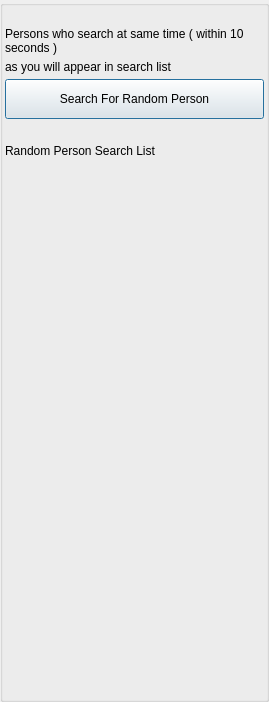
<?xml version="1.0" encoding="UTF-8"?>
<ui version="4.0">
 <class>AppletRandomConnectUi</class>
 <widget class="QDialog" name="AppletRandomConnectUi">
  <property name="geometry">
   <rect>
    <x>0</x>
    <y>0</y>
    <width>269</width>
    <height>702</height>
   </rect>
  </property>
  <property name="windowTitle">
   <string>Search</string>
  </property>
  <property name="windowIcon">
   <iconset>
    <normaloff>:/TruthOrDare/Resources/ic_people_normal.png</normaloff>:/TruthOrDare/Resources/ic_people_normal.png</iconset>
  </property>
  <layout class="QVBoxLayout" name="verticalLayout">
   <property name="spacing">
    <number>0</number>
   </property>
   <property name="leftMargin">
    <number>0</number>
   </property>
   <property name="topMargin">
    <number>0</number>
   </property>
   <property name="rightMargin">
    <number>0</number>
   </property>
   <property name="bottomMargin">
    <number>0</number>
   </property>
   <item>
    <widget class="QGroupBox" name="ItemsGroupBox">
     <property name="minimumSize">
      <size>
       <width>0</width>
       <height>0</height>
      </size>
     </property>
     <property name="title">
      <string/>
     </property>
     <layout class="QVBoxLayout" name="verticalLayout_2">
      <property name="spacing">
       <number>5</number>
      </property>
      <property name="leftMargin">
       <number>2</number>
      </property>
      <property name="topMargin">
       <number>2</number>
      </property>
      <property name="rightMargin">
       <number>2</number>
      </property>
      <property name="bottomMargin">
       <number>2</number>
      </property>
      <item>
       <widget class="QLabel" name="m_StatusLabel">
        <property name="text">
         <string notr="true"/>
        </property>
       </widget>
      </item>
      <item>
       <widget class="QLabel" name="m_SearchLabel">
        <property name="text">
         <string>Persons who search at same time ( within 10 seconds ) </string>
        </property>
        <property name="wordWrap">
         <bool>true</bool>
        </property>
       </widget>
      </item>
      <item>
       <widget class="QLabel" name="label_2">
        <property name="text">
         <string>as you will appear in search list</string>
        </property>
       </widget>
      </item>
      <item>
       <widget class="QPushButton" name="m_SerchButton">
        <property name="minimumSize">
         <size>
          <width>0</width>
          <height>40</height>
         </size>
        </property>
        <property name="text">
         <string>Search For Random Person</string>
        </property>
       </widget>
      </item>
      <item>
       <widget class="QLabel" name="m_SearchStatusLabel">
        <property name="font">
         <font>
          <pointsize>10</pointsize>
         </font>
        </property>
        <property name="text">
         <string/>
        </property>
       </widget>
      </item>
      <item>
       <widget class="QLabel" name="m_SearchForRandomPersonLabel">
        <property name="text">
         <string>Random Person Search List</string>
        </property>
       </widget>
      </item>
      <item>
       <widget class="FriendListWidget" name="m_FriendListWidget" native="true">
        <property name="sizePolicy">
         <sizepolicy hsizetype="Expanding" vsizetype="Expanding">
          <horstretch>0</horstretch>
          <verstretch>0</verstretch>
         </sizepolicy>
        </property>
       </widget>
      </item>
     </layout>
    </widget>
   </item>
  </layout>
 </widget>
 <customwidgets>
  <customwidget>
   <class>FriendListWidget</class>
   <extends>QWidget</extends>
   <header>FriendListWidget.h</header>
   <container>1</container>
  </customwidget>
 </customwidgets>
 <resources/>
 <connections/>
</ui>
